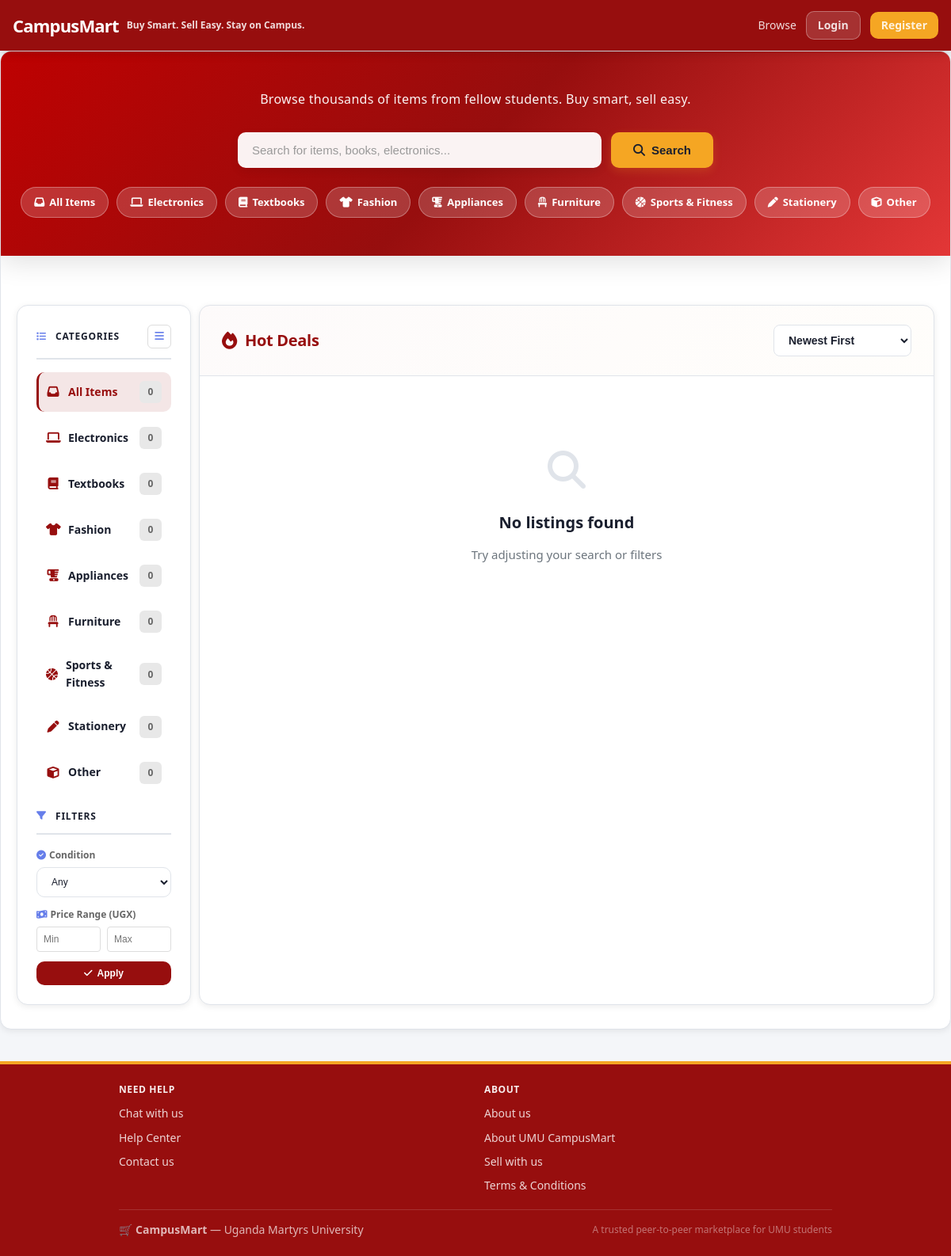
The page / on the database its author committed.
### tables this page shows
CREATE TABLE IF NOT EXISTS categories (
  id          INT          AUTO_INCREMENT PRIMARY KEY,
  name        VARCHAR(80)  NOT NULL UNIQUE,
  slug        VARCHAR(80)  NOT NULL UNIQUE,
  icon        VARCHAR(10),
  description TEXT,
  sort_order  INT          DEFAULT 0,
  created_at  DATETIME     DEFAULT CURRENT_TIMESTAMP
);

### includes/helpers.php (called while the page is built, shortened)
<?php
function e(string $s): string {
    return htmlspecialchars($s, ENT_QUOTES, 'UTF-8');
}
function getCategoryIcon(string $slug): string {
    $icons = [
        'electronics' => 'fas fa-laptop',
        'textbooks' => 'fas fa-book',
        'clothing' => 'fas fa-shirt',
        'appliances' => 'fas fa-blender',
        'furniture' => 'fas fa-chair',
        'sports' => 'fas fa-basketball',
        'stationery' => 'fas fa-pen',
        'other' => 'fas fa-cube',
    ];
    return $icons[$slug] ?? 'fas fa-cube';
}
function getCategoryDisplayName(string $slug, string $name): string {
    if ($slug === 'clothing') return 'Fashion';
    return $name;
}

### includes/Database.php (called while the page is built, shortened)
<?php
class Database {
    private static ?PDO $instance = null;
    public static function connect(): PDO {
        if (self::$instance === null) {
            $dsn = sprintf(
                'mysql:host=%s;port=%s;dbname=%s;charset=%s',
                DB_HOST, DB_PORT, DB_NAME, DB_CHARSET
            );
            $options = [
                PDO::ATTR_ERRMODE            => PDO::ERRMODE_EXCEPTION,
                PDO::ATTR_DEFAULT_FETCH_MODE => PDO::FETCH_ASSOC,
                PDO::ATTR_EMULATE_PREPARES   => false,
            ];
            try {
                self::$instance = new PDO($dsn, DB_USER, DB_PASS, $options);
            } catch (PDOException $e) {
                header('Content-Type: application/json');
                die(json_encode(['error' => 'Database connection failed: ' . $e->getMessage()]));
            }
        }
        return self::$instance;
    }
    public static function query(string $sql, array $params = []): PDOStatement {
        $stmt = self::connect()->prepare($sql);
        $stmt->execute($params);
        return $stmt;
    }
    public static function fetchAll(string $sql, array $params = []): array {
        return self::query($sql, $params)->fetchAll();
    }
}

### index.php (the view, shortened to what this page needs)
<?php
$search   = trim($_GET['search']   ?? '');
$catSlug  = trim($_GET['category'] ?? '');
$subcat   = trim($_GET['subcat']   ?? '');
$cond     = trim($_GET['condition']?? '');
$minPrice = (float)($_GET['min']   ?? 0);
$maxPrice = (float)($_GET['max']   ?? 0);
$sort     = $_GET['sort']          ?? 'newest';
$page     = max(1, (int)($_GET['page'] ?? 1));
$where  = ['l.status = "active"'];
$params = [];
$whereSql = 'WHERE ' . implode(' AND ', $where);
$orderMap = [
    'newest'     => 'l.created_at DESC',
    'price_asc'  => 'l.price ASC',
    'price_desc' => 'l.price DESC',
    'popular'    => 'l.view_count DESC',
];
$orderBy = $orderMap[$sort] ?? 'l.created_at DESC';
$totalRow = Database::fetchOne(
    "SELECT COUNT(*) AS n FROM listings l
     JOIN categories c ON l.category_id = c.id
     $whereSql",
    $params
);
$total = (int)($totalRow['n'] ?? 0);
$pag   = paginate(
        $total,
        $page,
        LISTINGS_PER_PAGE,
        'index.php?' . http_build_query(array_filter([
                'search'    => $search,
                'category'  => $catSlug,
                'subcat'    => $subcat,
                'condition' => $cond,
                'min'       => $minPrice,
                'max'       => $maxPrice,
                'sort'      => $sort,
        ], fn($v)=>$v!==''&&$v!==0))
    );
$listings = Database::fetchAll(
    "SELECT l.id, l.title, l.price, l.condition_type, l.view_count, l.is_featured, l.created_at,
            c.name AS cat_name, c.slug AS cat_slug,
            u.id AS seller_id, u.full_name AS seller_name, u.trust_score, u.avatar AS seller_avatar,
            (SELECT image_path FROM listing_images WHERE listing_id=l.id AND is_primary=1 LIMIT 1) AS img
     FROM listings l
     JOIN categories c ON l.category_id = c.id
     JOIN users u ON l.seller_id = u.id
     $whereSql
     ORDER BY l.is_featured DESC, $orderBy
     LIMIT ? OFFSET ?",
    [...$params, LISTINGS_PER_PAGE, $pag['offset']]
);
try {
    $categories = Database::fetchAll('SELECT * FROM categories ORDER BY sort_order, name');
} catch (Throwable $e) {
    $categories = Database::fetchAll('SELECT * FROM categories ORDER BY name');
}
include __DIR__ . '/includes/header.php';
?>
  <div class="hero-section">
    <div class="hero-inner">
      <p class="hero-subtitle">Browse thousands of items from fellow students. Buy smart, sell easy.</p>
      <form method="GET" class="hero-search-wrapper" action="index.php">
        <input type="text" name="search" placeholder="Search for items, books, electronics..." value="<?= e($search) ?>">
        <button type="submit"><i class="fas fa-search"></i> Search</button>
      </form>
      <div class="hero-categories">
        <a href="index.php" class="hero-chip" title="Browse all items">
          <i class="fas fa-inbox"></i> All Items
        </a>
        <?php foreach ($categories as $cat): ?>
                    <a href="<?= buildQueryString(['category' => $cat['slug'], 'subcat' => '']) ?>" class="hero-chip" title="<?= e(getCategoryDisplayName($cat['slug'], $cat['name'])) ?>">
                        <i class="<?= getCategoryIcon($cat['slug']) ?>"></i> <?= e(getCategoryDisplayName($cat['slug'], $cat['name'])) ?>
          </a>
        <?php endforeach; ?>
      </div>
    </div>
  </div>
  <div class="main-layout">
    <aside class="sidebar" id="browse-sidebar">
      <h3 class="sidebar-title">
        <span class="title-left"><i class="fas fa-list"></i> Categories</span>
        <button type="button" class="sidebar-collapse" id="sidebar-collapse" aria-label="Hide categories">
          <i class="fas fa-bars" aria-hidden="true"></i>
        </button>
      </h3>
      <?php
        $currentCategorySlug = $catSlug;
        include __DIR__ . '/includes/categories_sidebar_categories.php';
      ?>
      <div class="sidebar-section">
        <h3><i class="fas fa-filter"></i> Filters</h3>
        <form method="GET" id="filter-form">
          <div style="margin-bottom: 12px;">
            <label style="font-size: 12px; color: #666; font-weight: 600; display: block; margin-bottom: 6px;">
              <i class="fas fa-check-circle" style="color: #667eea; margin-right: 4px;"></i>Condition
            </label>
            <select name="condition" class="form-control" style="font-size: 12px;">
              <option value="">Any</option>
            </select>
          </div>
          <div style="margin-bottom: 12px;">
            <label style="font-size: 12px; color: #666; font-weight: 600; display: block; margin-bottom: 6px;">
              <i class="fas fa-money-bill-wave" style="color: #667eea; margin-right: 4px;"></i>Price Range (UGX)
            </label>
            <div class="price-filter">
              <input type="number" name="min" placeholder="Min" value="<?= $minPrice ?: '' ?>">
              <input type="number" name="max" placeholder="Max" value="<?= $maxPrice ?: '' ?>">
            </div>
          </div>
          <button type="submit" class="btn btn-primary" style="width: 100%; font-size: 12px; padding: 8px;">
            <i class="fas fa-check"></i> Apply
          </button>
        </form>
      </div>
    </aside>
    <div class="main-content">
      <div class="content-header">
        <h2>
          <?php if ($catSlug): ?>
            <i class="fas fa-shopping-bag"></i>
            <?= getCategoryName($catSlug, $categories) ?>
          <?php else: ?>
            <i class="fas fa-fire"></i> Hot Deals
          <?php endif; ?>
        </h2>
        <select name="sort" class="sort-dropdown" onchange="window.location.href='<?= buildQueryString(['sort' => '']) ?>'.replace('sort=', 'sort=') + this.value">
          <option value="newest" <?= $sort==='newest'?'selected':'' ?>>Newest First</option>
        </select>
      </div>
      <?php if (empty($listings)): ?>
        <div class="empty-state">
          <div class="empty-icon"><i class="fas fa-search"></i></div>
          <h3>No listings found</h3>
          <p>Try adjusting your search or filters</p>
        </div>
      <?php endif; ?>
    </div>
  </div>
<?php include __DIR__ . '/includes/footer.php'; ?>
<?php
function buildQueryString($updates) {
    global $search, $catSlug, $subcat, $cond, $minPrice, $maxPrice, $sort;
    $query = ['search'=>$search,'category'=>$catSlug,'subcat'=>$subcat,'condition'=>$cond,'min'=>$minPrice,'max'=>$maxPrice,'sort'=>$sort];
    $query = array_merge($query, $updates);
    return 'index.php?' . http_build_query(array_filter($query, fn($v)=>$v!==''&&$v!==0));
}
?>

### includes/categories_sidebar_categories.php (shortened to what this page needs)
<?php
$currentCategorySlug = isset($currentCategorySlug) ? (string)$currentCategorySlug : '';
$currentSubcat = isset($currentSubcat) ? (string)$currentSubcat : '';
$categoryCounts = [];
$allItemsCount = 0;
$hrefAll = APP_URL . '/index.php#top';
$hrefFor = static function (string $categorySlug, string $subcat = ''): string {
  $params = [];
  if ($categorySlug !== '') $params['category'] = $categorySlug;
  if ($subcat !== '') $params['subcat'] = $subcat;
  $qs = $params ? ('?' . http_build_query($params)) : '';
  return APP_URL . '/index.php' . $qs . '#top';
};
?>
<ul class="category-list">
  <li>
    <a href="<?= e($hrefAll) ?>" class="<?= $currentCategorySlug === '' ? 'active' : '' ?>">
      <span class="category-label">
        <i class="fas fa-inbox"></i> All Items
      </span>
      <span class="category-count"><?= $allItemsCount ?></span>
    </a>
  </li>
  <?php foreach ($categories as $cat): ?>
    <?php $slug = (string)($cat['slug'] ?? ''); ?>
    <?php $catId = (int)($cat['id'] ?? 0); ?>
    <?php $catCount = $categoryCounts[$catId] ?? 0; ?>
    <?php $hasSubmenu = ($slug === 'clothing' || $slug === 'sports' || $slug === 'electronics'); ?>
    <li class="category-item <?= $hasSubmenu ? 'has-submenu' : '' ?>">
      <a href="<?= e($hrefFor($slug, '')) ?>"
         class="<?= ($currentCategorySlug === $slug && $currentSubcat === '') ? 'active' : '' ?>"
         <?= $hasSubmenu ? 'aria-haspopup="true" aria-expanded="false"' : '' ?>>
        <span class="category-label">
          <i class="<?= e(getCategoryIcon($slug)) ?>"></i> <?= e(getCategoryDisplayName($slug, (string)($cat['name'] ?? ''))) ?>
        </span>
        <span class="category-count"><?= $catCount ?></span>
      </a>
    </li>
  <?php endforeach; ?>
</ul>

### public/css/style.css (style rules this page uses)
:root { --primary: #970e0e; --primary-light: #e33737; --primary-dark: #be0101; --accent: #f5a623; --danger: #dc3545; --warning: #f5a623; --success: #9a0f11; --bg: #f4f6f9; --surface: #ffffff; --border: #e0e4ea; --text: #1a1f2e; --muted: #6c757d; --radius: 10px; --shadow: 0 2px 8px rgba(0,0,0,0.08); --shadow-lg: 0 8px 32px rgba(0,0,0,0.13); }
*, *::before, *::after { box-sizing: border-box; margin: 0; padding: 0; }
body { font-family: 'Segoe UI', system-ui, -apple-system, sans-serif; background: var(--bg); color: var(--text); font-size: 15px; line-height: 1.6; }
a { color: inherit; text-decoration: none; }
.main-content { min-height: calc(100vh - 130px); }
.btn { display: inline-flex; align-items: center; gap: 6px; padding: 10px 22px; border-radius: var(--radius); border: none; font-size: 14px; font-weight: 600; cursor: pointer; transition: all .15s; text-align: center; justify-content: center; }
.btn-primary { background: var(--primary); color: #fff; }
.form-control { padding: 10px 14px; border: 1.5px solid var(--border); border-radius: var(--radius); font-size: 14px; background: var(--surface); color: var(--text); transition: border .15s; width: 100%; }
select.form-control { cursor: pointer; }
.sidebar { width: 220px; flex-shrink: 0; background: var(--surface); border-radius: 12px; border: 1px solid var(--border); padding: 20px; position: static; }
.sidebar h3 { font-size: 11px; font-weight: 700; color: var(--muted); letter-spacing: 1px; margin-bottom: 16px; }
.sidebar .sidebar-title { display: flex; align-items: center; justify-content: space-between; gap: 10px; font-size: 12px; font-weight: 900; color: var(--text); margin-bottom: 16px; }
.sidebar .sidebar-title .title-left { display: inline-flex; align-items: center; gap: 10px; }
.category-list { list-style: none; }
.category-list li { margin-bottom: 8px; }
.category-list a { display: flex; align-items: center; justify-content: space-between; gap: 10px; font-size: 14px; color: var(--text); text-decoration: none; padding: 11px 12px; border-radius: 10px; transition: all 0.18s ease; font-weight: 600; }
.category-list a i { width: 18px; text-align: center; color: var(--primary); font-size: 15px; }
.category-list a.active { background: rgba(151, 14, 14, 0.10); color: var(--primary); font-weight: 800; border-left: 3px solid var(--primary); padding-left: 9px; }
.category-list a.active i { color: var(--primary); }
.category-label { display: flex; align-items: center; gap: 10px; }
.category-count { display: inline-flex; align-items: center; justify-content: center; min-width: 28px; height: 28px; padding: 0 8px; background: #e8e8e8; color: #666; border-radius: 6px; font-size: 12px; font-weight: 600; flex-shrink: 0; }
.category-item { position: relative; }
.empty-state { text-align: center; padding: 60px 20px; color: var(--muted); }
.empty-state .empty-icon { font-size: 48px; margin-bottom: 12px; }
.empty-state h3 { color: var(--text); margin-bottom: 6px; }
.empty-state p { font-size: 14px; }

### rows shown on the page
categories: name "Electronics", id "0"
categories: name "Textbooks", id "0"
categories: getCategoryDisplayName($cat['slug'], $cat['name']) "Fashion", getCategoryDisplayName($slug, (string)($cat['name'] ?? '')) "Fashion", id "0"
categories: name "Appliances", id "0"
categories: name "Furniture", id "0"
categories: name "Sports & Fitness", id "0"
categories: name "Stationery", id "0"
categories: name "Other", id "0"

### other values the page prints
$allItemsCount "0"
UNIVERSITY_NAME "Uganda Martyrs University"
